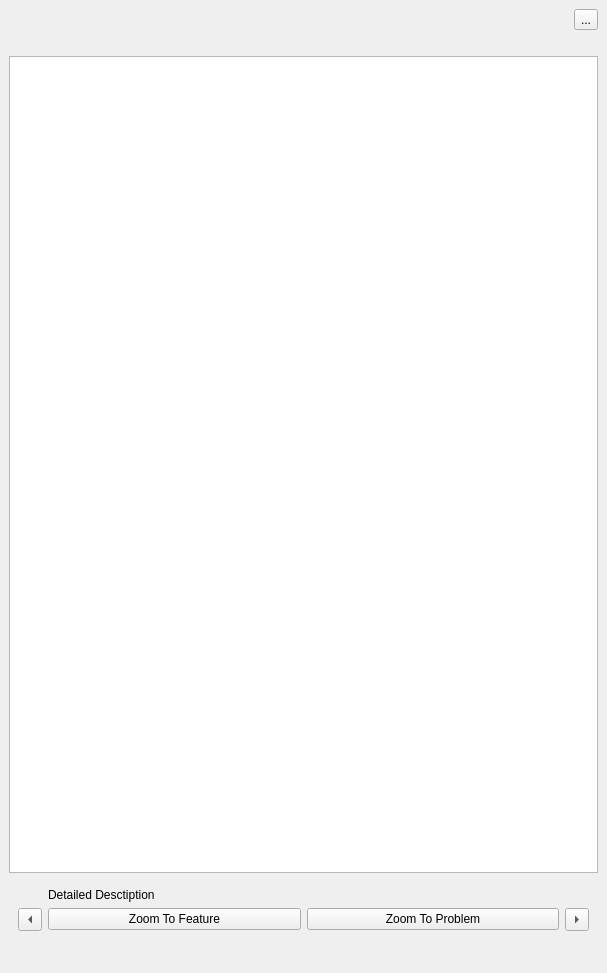
<?xml version="1.0" encoding="UTF-8"?>
<ui version="4.0">
 <class>QgsGeometryValidationDockBase</class>
 <widget class="QgsDockWidget" name="QgsGeometryValidationDockBase">
  <property name="geometry">
   <rect>
    <x>0</x>
    <y>0</y>
    <width>607</width>
    <height>973</height>
   </rect>
  </property>
  <property name="windowTitle">
   <string>Geometry Validation</string>
  </property>
  <widget class="QWidget" name="dockWidgetContents">
   <layout class="QGridLayout" name="gridLayout_2">
    <item row="3" column="0" colspan="2">
     <widget class="QWidget" name="mProblemDetailWidget" native="true">
      <layout class="QGridLayout" name="gridLayout">
       <item row="1" column="2">
        <widget class="QPushButton" name="mZoomToProblemButton">
         <property name="text">
          <string>Zoom To Problem</string>
         </property>
         <property name="icon">
          <iconset resource="../../images/images.qrc">
           <normaloff>:/images/themes/default/mActionZoomToLayer.svg</normaloff>:/images/themes/default/mActionZoomToLayer.svg</iconset>
         </property>
        </widget>
       </item>
       <item row="1" column="0">
        <widget class="QToolButton" name="mPreviousButton">
         <property name="text">
          <string>Previous</string>
         </property>
         <property name="arrowType">
          <enum>Qt::LeftArrow</enum>
         </property>
        </widget>
       </item>
       <item row="1" column="1">
        <widget class="QPushButton" name="mZoomToFeatureButton">
         <property name="text">
          <string>Zoom To Feature</string>
         </property>
         <property name="icon">
          <iconset resource="../../images/images.qrc">
           <normaloff>:/images/themes/default/mActionZoomToSelected.svg</normaloff>:/images/themes/default/mActionZoomToSelected.svg</iconset>
         </property>
        </widget>
       </item>
       <item row="1" column="3">
        <widget class="QToolButton" name="mNextButton">
         <property name="text">
          <string>Next</string>
         </property>
         <property name="arrowType">
          <enum>Qt::RightArrow</enum>
         </property>
        </widget>
       </item>
       <item row="0" column="1" colspan="2">
        <widget class="QLabel" name="mProblemDescriptionLabel">
         <property name="text">
          <string>Detailed Desctiption</string>
         </property>
         <property name="wordWrap">
          <bool>true</bool>
         </property>
        </widget>
       </item>
       <item row="3" column="1" colspan="2">
        <widget class="QWidget" name="mResolutionWidget" native="true">
         <layout class="QVBoxLayout" name="verticalLayout"/>
        </widget>
       </item>
      </layout>
     </widget>
    </item>
    <item row="2" column="0" colspan="2">
     <widget class="QListView" name="mErrorListView"/>
    </item>
    <item row="1" column="0">
     <widget class="QLabel" name="mValidationRunningLabel">
      <property name="text">
       <string/>
      </property>
     </widget>
    </item>
    <item row="0" column="1">
     <widget class="QToolButton" name="mTopologyChecksPendingButton">
      <property name="text">
       <string>...</string>
      </property>
      <property name="icon">
       <iconset resource="../../images/images.qrc">
        <normaloff>:/images/themes/default/mIconTopologicalEditing.svg</normaloff>:/images/themes/default/mIconTopologicalEditing.svg</iconset>
      </property>
     </widget>
    </item>
   </layout>
  </widget>
 </widget>
 <customwidgets>
  <customwidget>
   <class>QgsDockWidget</class>
   <extends>QDockWidget</extends>
   <header>qgsdockwidget.h</header>
   <container>1</container>
  </customwidget>
 </customwidgets>
 <resources>
  <include location="../../images/images.qrc"/>
 </resources>
 <connections/>
</ui>
